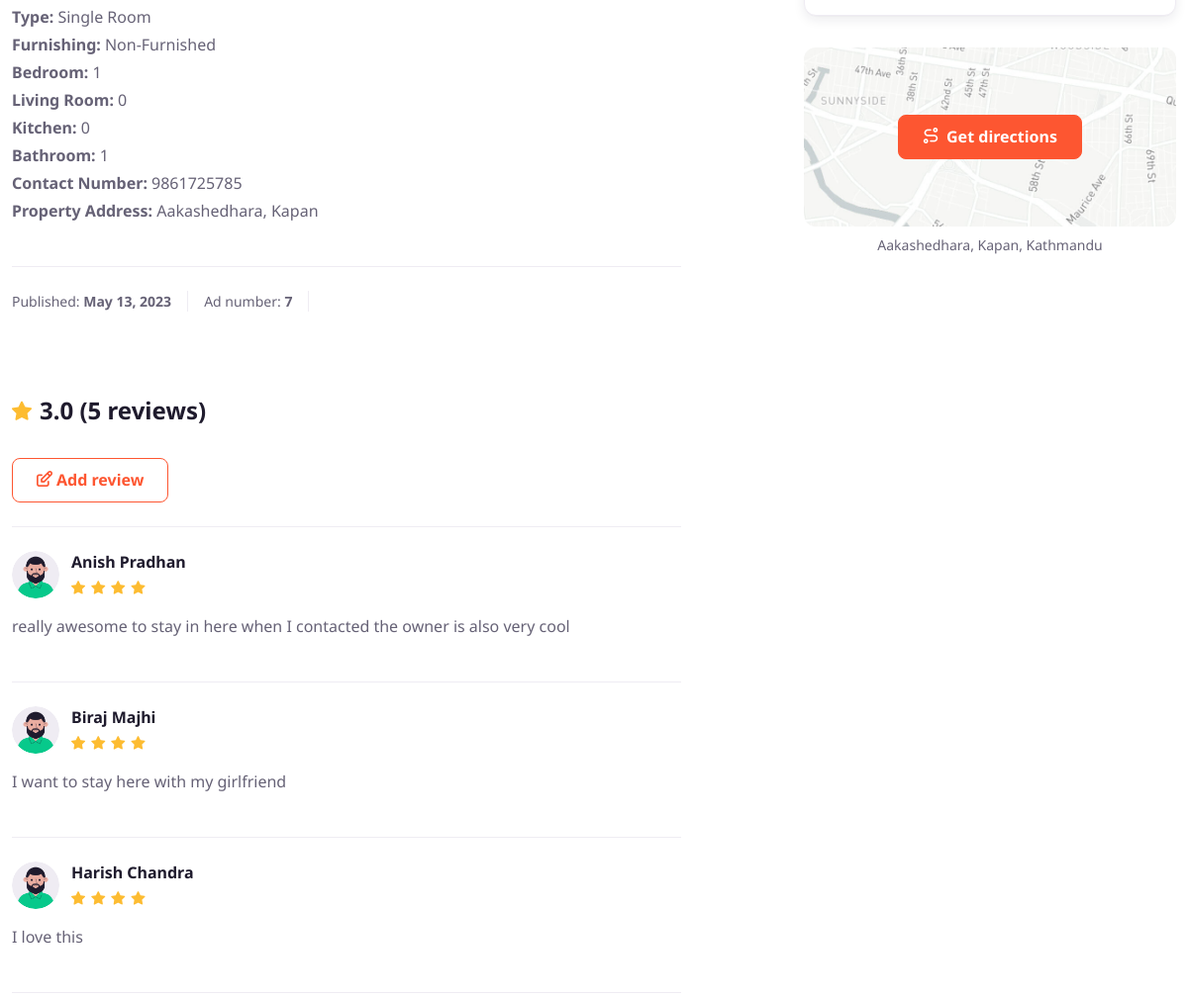
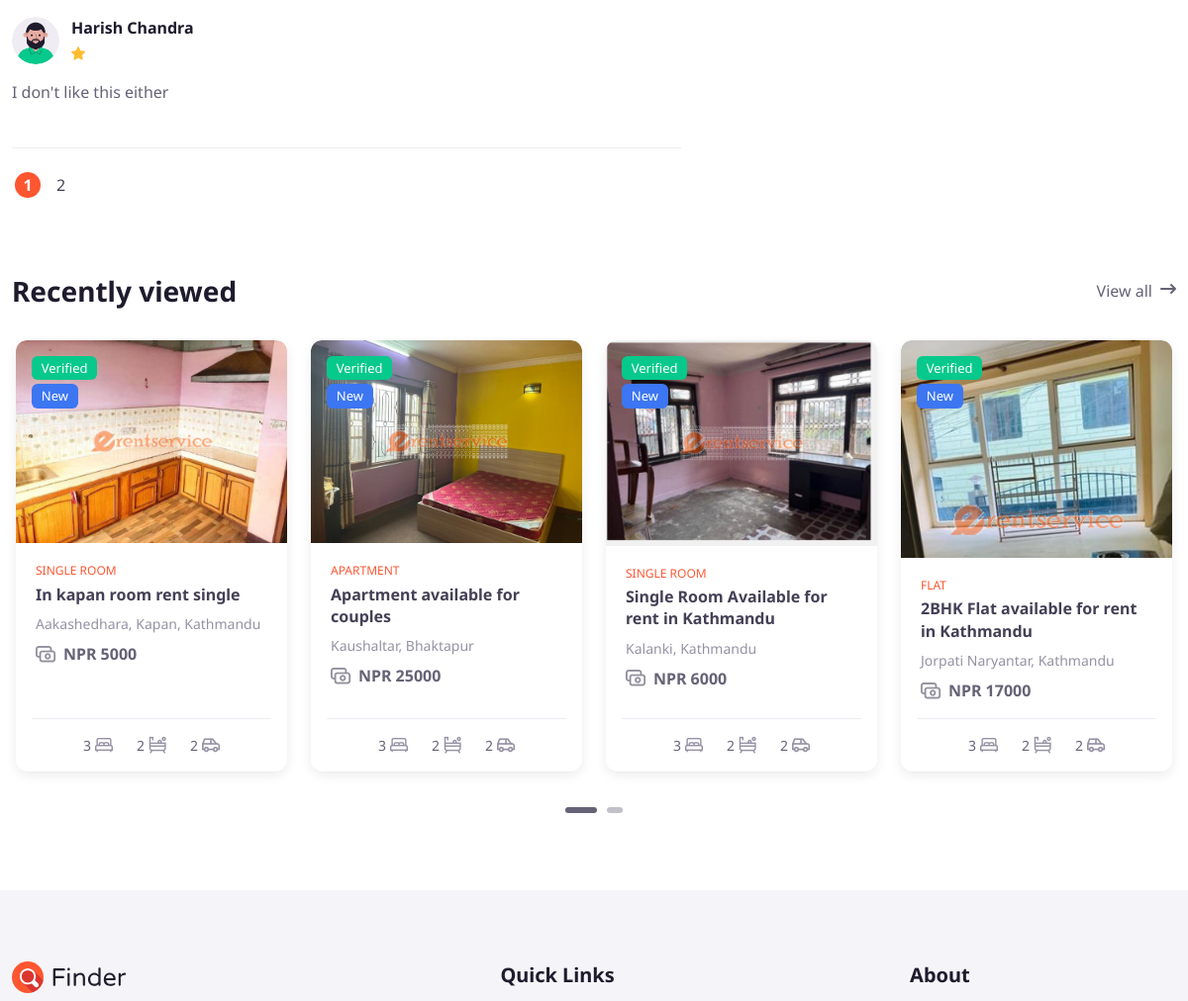
/room_detail/in-kapan-room-rent-single (middle part), run on an earlier commit of the app's database (2 pictures, top to bottom).
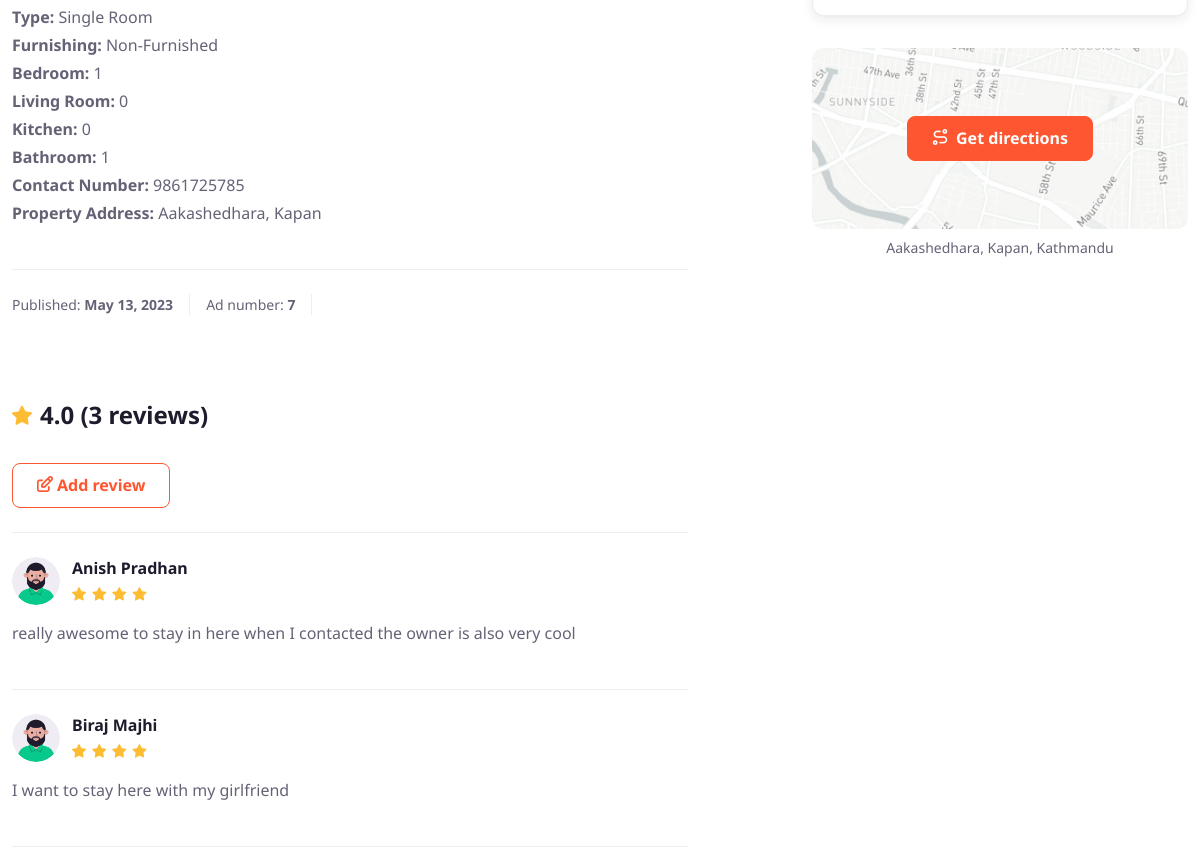
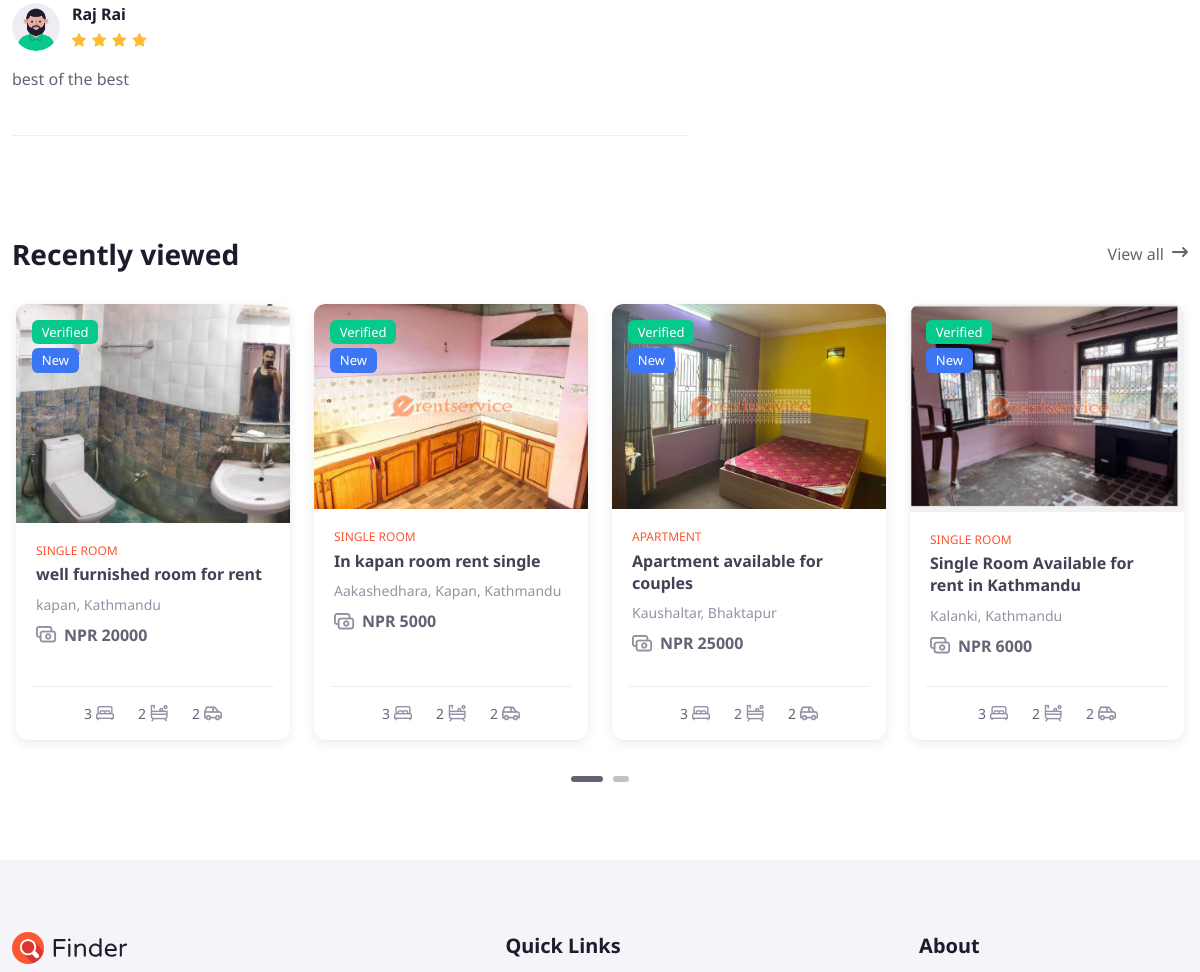
And on a later commit of the database (2 pictures, top to bottom).
### home/models.py (models this page shows, shortened)
class Room(models.Model):
    furnishing_choice = (
        ('Full-Furnished', 'Full-Furnished'),
        ('Semi-Furnished', 'Semi-Furnished '),
        ('Non-Furnished', 'Non-Furnished'))
    type_choices = (
        ('Flat', 'Flat'),
        ('Single Room', 'Single Room'),
        ('Apartment', 'Apartment'),
    )
    author_type_choices = (
        ('Owner', 'Owner'),
        ('Agent', 'Agent'),
    )
    title = models.CharField(max_length=300)
    price = models.IntegerField()
    image = models.ImageField(upload_to='media/', blank=True)
    image_1 = ResizedImageField(upload_to='media/', blank=True)
    image_2 = ResizedImageField(upload_to='media/', blank=True)
    image_3 = ResizedImageField(upload_to='media/', blank=True)
    image_4 = ResizedImageField(upload_to='media/', blank=True)
    description = RichTextField()
    furnishing = models.CharField(max_length=50, choices=furnishing_choice)
    num_bedroom = models.IntegerField()
    num_bathroom = models.IntegerField()
    num_livingroom = models.IntegerField()
    num_kitchen = models.IntegerField()
    author =  models.ForeignKey(settings.AUTH_USER_MODEL, on_delete=models.CASCADE)
    author_agent_or_owner = models.CharField(max_length=500, choices=author_type_choices, default='Owner')
    contact_num = models.CharField(max_length=10)
    published_date = models.DateTimeField(auto_now_add=True)
    type = models.CharField(max_length=500, choices=type_choices )
    slug = models.SlugField(max_length=500,unique=True, blank=True)
    location = models.CharField(max_length=500)
    district = models.CharField(max_length=500)
    google_maps_embed_url = models.URLField(max_length=500,blank = True)

class Review(models.Model):
    author = models.ForeignKey(settings.AUTH_USER_MODEL, on_delete=models.CASCADE)
    room = models.ForeignKey(Room,on_delete=models.CASCADE)
    rating = models.IntegerField(default=1, validators=[
            MaxValueValidator(5),
            MinValueValidator(1)
        ])
    review = models.TextField()
    review_published_date = models.DateTimeField(auto_now_add=True)

### accounts/models.py (models this page shows)
class CustomUser(AbstractUser):
    full_name = models.CharField(max_length=50, blank=True, null=True)
    email = models.EmailField(_('email address'), unique=True)
    phone_number = models.CharField(max_length=20, blank=True, null=True)

### home/views.py (the view)
# urls.py: path('room_detail/<slug>', RoomDetailView.as_view(), name='room_detail'),
class RoomDetailView(View):
    def get(self,request,slug):
        room = Room.objects.get(slug = slug)
        review = Review.objects.filter(room=room)
        paginator = Paginator(review, 4)
        page_number = request.GET.get("review_page")
        page_obj = paginator.get_page(page_number)
        recently_viewed = Room.objects.all().order_by('-published_date')[:8]
        context = {
            'room':room,
            'reviews':page_obj,
            'total_reviews': review.count(),
            'average_rating': review.aggregate(Avg('rating'))['rating__avg'],
            'recently_viewed':recently_viewed,
        }
        return render(request, 'room-detail_1.html', context=context)

### accounts/context_processor.py (called while the page is built)
def inject_form(request):
    return {'signin_form': LoginForm(), 'register_form': RegisterForm()}

### templates/room-detail_1.html (shortened to what this page needs)
{% extends 'base_1.html' %}
{% load static %}
{% block content %}
      <section class="container mb-5 pb-1">
        <div class="row">
          <div class="col-md-7 mb-md-0 mb-4"><span class="badge bg-success me-2 mb-3">Verified</span><span class="badge bg-info me-2 mb-3">New</span>
            <div class="mb-4 pb-md-3">
              <ul class="list-unstyled mb-0">
                <li><b>Type: </b>{{room.type}}</li>
                <li><b>Furnishing: </b>{{room.furnishing}}</li>
                <li><b>Bedroom: </b>{{room.num_bedroom}}</li>
                <li><b>Living Room: </b>{{room.num_livingroom}}</li>
                <li><b>Kitchen: </b>{{room.num_kitchen}}</li>
                <li><b>Bathroom: </b>{{room.num_bathroom}}</li>
                <li><b>Contact Number: </b>{{room.contact_num}}</li>
                <li><b>Property Address: </b>{{room.location}}</li>
              </ul>
            </div>
            <div class="mb-lg-5 mb-md-4 pb-lg-2 py-4 border-top">
              <ul class="d-flex mb-4 list-unstyled fs-sm">
                <li class="me-3 pe-3 border-end">Published: <b>{{room.published_date.date}}</b></li>
                <li class="me-3 pe-3 border-end">Ad number: <b>{{room.id}}</b></li>
              </ul>
            </div>
            <div class="mb-4 pb-4 border-bottom">
              <h3 class="h4 pb-3"><i class="fi-star-filled mt-n1 me-2 lead align-middle text-warning"></i>{%if average_rating is not None%}{{average_rating}}{%else%} 0.0{%endif%} ({{total_reviews}} reviews)</h3>
              <div class="d-flex flex-sm-row flex-column align-items-sm-center align-items-stretch justify-content-between"><a class="btn btn-outline-primary mb-sm-0 mb-3" href="#modal-review" data-bs-toggle="modal"><i class="fi-edit me-1"></i>Add review</a>
              </div>
            </div>
            {% for review in reviews %}
            <div class="mb-4 pb-4 border-bottom">
              <div class="d-flex justify-content-between mb-3">
                <div class="d-flex align-items-center pe-2"><img class="rounded-circle me-1" src="{% static 'img/avatars/17.png' %}" width="48" alt="Avatar">
                  <div class="ps-2">
                    <h6 class="fs-base mb-0">{{review.author.full_name}}</h6><span class="star-rating">
                      {% with ''|center:review.rating as range %}
                        {% for _ in range %}
                          <i class="star-rating-icon fi-star-filled active"></i>
                        {% endfor %}
                      {% endwith %}
                    </span>
                  </div>
                </div>
              </div>
              <p>{{review.review}}</p>
            </div>
            {% endfor %}
            <nav class="mt-2 mb-4" aria-label="Reviews pagination">
              <ul class="pagination">
                {%if total_reviews > 4 %}
                {%for i in reviews.paginator.page_range %}
                <li  {%if reviews.number == forloop.counter %} class="page-item d-none d-sm-block active" {%else%} class="page-item d-none d-sm-block " {%endif%}><a class="page-link" href="{% url 'home:room_detail' room.slug %}?review_page={{i}}">{{i}}</a></li>
                {%endfor%}
                {%endif%}
              </ul>
            </nav>
          </div>
          <aside class="col-lg-4 col-md-5 ms-lg-auto pb-1">
            <div class="card shadow-sm mb-4">
              <div class="card-body">
              </div>
            </div>
            <div class="pt-2">
              <div class="position-relative mb-2"><img class="rounded-3" src="{% static 'img/real-estate/single/map.jpg' %}" alt="Map">
                <div class="d-flex w-100 h-100 align-items-center justify-content-center position-absolute top-0 start-0"><a class="btn btn-primary stretched-link" href="{{room.google_maps_embed_url}}" data-iframe="true" data-bs-toggle="lightbox"><i class="fi-route me-2"></i>Get directions</a></div>
              </div>
              <p class="mb-0 fs-sm text-center">{{room.location}}, {{room.district}}</p>
            </div>
          </aside>
        </div>
      </section>
      <section class="container mb-5 pb-2 pb-lg-4">
        <div class="d-flex align-items-center justify-content-between mb-3">
          <h2 class="h3 mb-0">Recently viewed</h2><a class="btn btn-link fw-normal p-0" href="real-estate-catalog-rent.html">View all<i class="fi-arrow-long-right ms-2"></i></a>
        </div>
        <div class="tns-carousel-wrapper tns-controls-outside-xxl tns-nav-outside tns-nav-outside-flush mx-n2">
          <div class="tns-carousel-inner row gx-4 mx-0 pt-3 pb-4" data-carousel-options="{&quot;items&quot;: 4, &quot;responsive&quot;: {&quot;0&quot;:{&quot;items&quot;:1},&quot;500&quot;:{&quot;items&quot;:2},&quot;768&quot;:{&quot;items&quot;:3},&quot;992&quot;:{&quot;items&quot;:4}}}">
            {%for recent_rooms in recently_viewed %}
            <div class="col">
              <div class="card shadow-sm card-hover border-0 h-100">
                <div class="card-img-top card-img-hover"><a class="img-overlay" href="{% url 'home:room_detail' recent_rooms.slug %}"></a>
                  <div class="position-absolute start-0 top-0 pt-3 ps-3"><span class="d-table badge bg-success mb-1">Verified</span><span class="d-table badge bg-info">New</span></div>
                  <div class=""  style="max-height: 220px">
                  <img src="{{recent_rooms.image.url}}" alt="Image"></div>
                </div>
                <div class="card-body position-relative pb-3">
                  <h4 class="mb-1 fs-xs fw-normal text-uppercase text-primary">{{recent_rooms.type}}</h4>
                  <h3 class="h6 mb-2 fs-base"><a class="nav-link stretched-link" href="{% url 'home:room_detail' recent_rooms.slug %}">{{recent_rooms.title}}</a></h3>
                  <p class="mb-2 fs-sm text-muted">{{recent_rooms.location}}, {{recent_rooms.district}}</p>
                  <div class="fw-bold"><i class="fi-cash mt-n1 me-2 lead align-middle opacity-70"></i>NPR {{recent_rooms.price}}</div>
                </div>
                <div class="card-footer d-flex align-items-center justify-content-center mx-3 pt-3 text-nowrap"><span class="d-inline-block mx-1 px-2 fs-sm">3<i class="fi-bed ms-1 mt-n1 fs-lg text-muted"></i></span><span class="d-inline-block mx-1 px-2 fs-sm">2<i class="fi-bath ms-1 mt-n1 fs-lg text-muted"></i></span><span class="d-inline-block mx-1 px-2 fs-sm">2<i class="fi-car ms-1 mt-n1 fs-lg text-muted"></i></span></div>
              </div>
            </div>
           {%endfor%}
          </div>
        </div>
      </section>
{% endblock %}

### templates/base_1.html (shortened to what this page needs)
<!DOCTYPE html>
{% load static %}
<html lang="en">
<head>
    <link rel="stylesheet" media="screen" href="{% static 'vendor/simplebar/dist/simplebar.min.css' %}" />
    <link rel="stylesheet" media="screen" href="{% static 'vendor/nouislider/dist/nouislider.min.css' %}" />
    <link rel="stylesheet" media="screen" href="{% static 'vendor/tiny-slider/dist/tiny-slider.css' %}" />
    <link rel="stylesheet" media="screen" href="{% static 'vendor/lightgallery/css/lightgallery-bundle.min.css' %}" />
    <link rel="stylesheet" media="screen" href="{% static 'vendor/flatpickr/dist/flatpickr.min.css' %}" />
    <link rel="stylesheet" media="screen" href="{% static 'vendor/leaflet/dist/leaflet.css' %}" />
    <link rel="stylesheet" media="screen" href="{% static 'vendor/filepond-plugin-image-preview/dist/filepond-plugin-image-preview.min.css' %}"/>
    <link rel="stylesheet" media="screen" href="{% static 'vendor/filepond/dist/filepond.min.css' %}"/>
    <link rel="stylesheet" media="screen" href="{% static 'css/theme.min.css' %}">
</head>
<body>
    <main class="page-wrapper">
        {% block content %}
        {% endblock %}
    </main>
    <footer class="footer bg-secondary pt-5">
        <div class="container pt-lg-4 pb-4">
            <div class="row mb-5 pb-md-3 pb-lg-4">
                <div class="col-lg-10 mb-lg-0 mb-4">
                    <div class="d-flex flex-sm-row flex-column justify-content-between mx-n2">
                        <div class="mb-sm-0 mb-4 px-2"><a class="d-inline-block mb-4"
                                href="{% url 'home:home' %}"><img src="{% static 'img/logo/logo-dark.svg' %}"
                                    width="116" alt="logo"></a>
                        </div>
                        <div class="mb-sm-0 mb-4 px-2">
                            <h4 class="h5">Quick Links</h4>
                        </div>
                        <div class="px-2">
                            <h4 class="h5">About</h4>
                        </div>
                    </div>
                </div>
            </div>
        </div>
    </footer>
</body>
</html>

What changed in the data, as far as the page shows it:
removed Review: author.full_name "Harish Chandra", rating 4 (drawn), review "I love this"
removed Review: author.full_name "Harish Chandra", rating 1 (drawn), review "I don't like this either"
no longer on this page (row unchanged): Room: image (picture), type "FLAT", title "2BHK Flat available for rent in Kathmandu", location "Jorpati Naryantar", district "Kathmandu", price "17000"
added Review: author.full_name "Raj Rai", rating 4 (drawn), review "best of the best"
added Room: image (picture), type "SINGLE ROOM", title "well furnished room for rent", location "kapan", district "Kathmandu", price "20000"
Also different on the page:
{{ average_rating }}: "3.0" → "4.0"
{{ total_reviews }}: "5" → "3"
list line gone: "1"
list line gone: "2"
